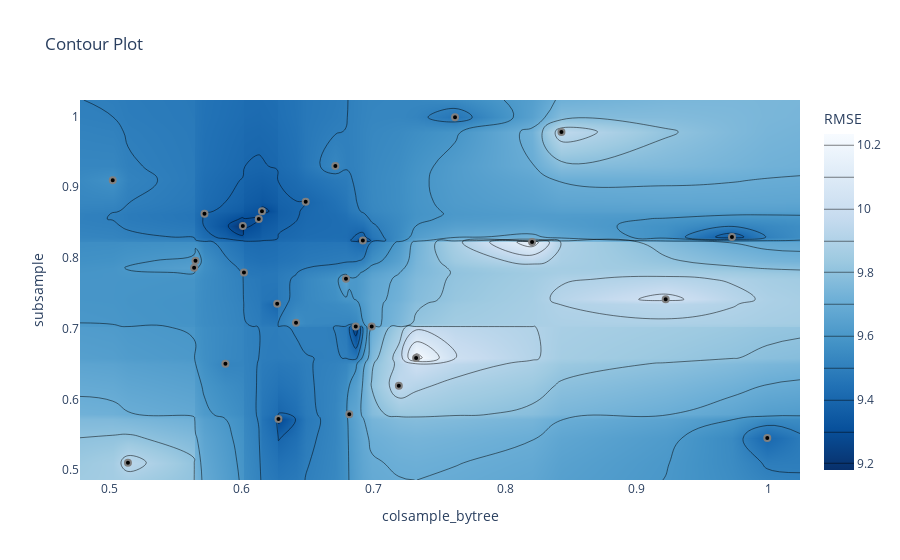

Notebook code cell kept with this figure:
### Code cell
optuna.visualization.plot_contour(study, params=['colsample_bytree','subsample'],target_name='RMSE')

### Figure 1 — Plotly figure (JSON) as saved in the notebook; plotly's stock layout.template omitted (floating-point values rounded to 4 significant figures; data arrays with more than 128 entries replaced by an {"elided": "..."} marker saying what was removed)
{"data": [{"autocontour": true, "colorbar": {"title": {"text": "RMSE"}}, "colorscale": [[0, "rgb(247,251,255)"], [0.125, "rgb(222,235,247)"], [0.25, "rgb(198,219,239)"], [0.375, "rgb(158,202,225)"], [0.5, "rgb(107,174,214)"], [0.625, "rgb(66,146,198)"], [0.75, "rgb(33,113,181)"], [0.875, "rgb(8,81,156)"], [1, "rgb(8,48,107)"]], "connectgaps": true, "contours": {"coloring": "heatmap", "end": 10.2, "size": 0.1, "start": 9.2}, "hoverinfo": "none", "line": {"smoothing": 1.3}, "reversescale": true, "type": "contour", "x": [0.4774, 0.5022, 0.5138, 0.564, 0.565, 0.5719, 0.5878, 0.6009, 0.6018, 0.6131, 0.6155, 0.627, 0.628, 0.6413, 0.6487, 0.6712, 0.6792, 0.6817, 0.6866, 0.692, 0.6987, 0.7193, 0.7324, 0.762, 0.8204, 0.8427, 0.9218, 0.9721, 0.9989, 1.024], "y": [0.4861, 0.5105, 0.5453, 0.5724, 0.579, 0.6192, 0.6505, 0.6586, 0.7029, 0.703, 0.7083, 0.7353, 0.7415, 0.7704, 0.7793, 0.7862, 0.7961, 0.8225, 0.8246, 0.8296, 0.8452, 0.8548, 0.8625, 0.866, 0.8794, 0.9097, 0.9298, 0.9781, 0.9988, 1.023], "z": {"elided": "30x30 float values"}}, {"marker": {"color": "black", "line": {"color": "Grey", "width": 2}}, "mode": "markers", "showlegend": false, "type": "scatter", "x": [0.628, 0.627, 0.9721, 0.7193, 0.9218, 0.6817, 0.7324, 0.9989, 0.8427, 0.8204, 0.5138, 0.6009, 0.5878, 0.6155, 0.5022, 0.5719, 0.6712, 0.565, 0.6487, 0.762, 0.6018, 0.6413, 0.564, 0.6131, 0.6866, 0.6987, 0.692, 0.6792], "y": [0.5724, 0.7353, 0.8296, 0.6192, 0.7415, 0.579, 0.6586, 0.5453, 0.9781, 0.8225, 0.5105, 0.8452, 0.6505, 0.866, 0.9097, 0.8625, 0.9298, 0.7961, 0.8794, 0.9988, 0.7793, 0.7083, 0.7862, 0.8548, 0.7029, 0.703, 0.8246, 0.7704]}], "layout": {"autosize": true, "title": {"text": "Contour Plot"}, "xaxis": {"range": [0.4774, 1.024], "title": {"text": "colsample_bytree"}, "type": "linear"}, "yaxis": {"range": [0.4861, 1.023], "title": {"text": "subsample"}, "type": "linear"}}}
